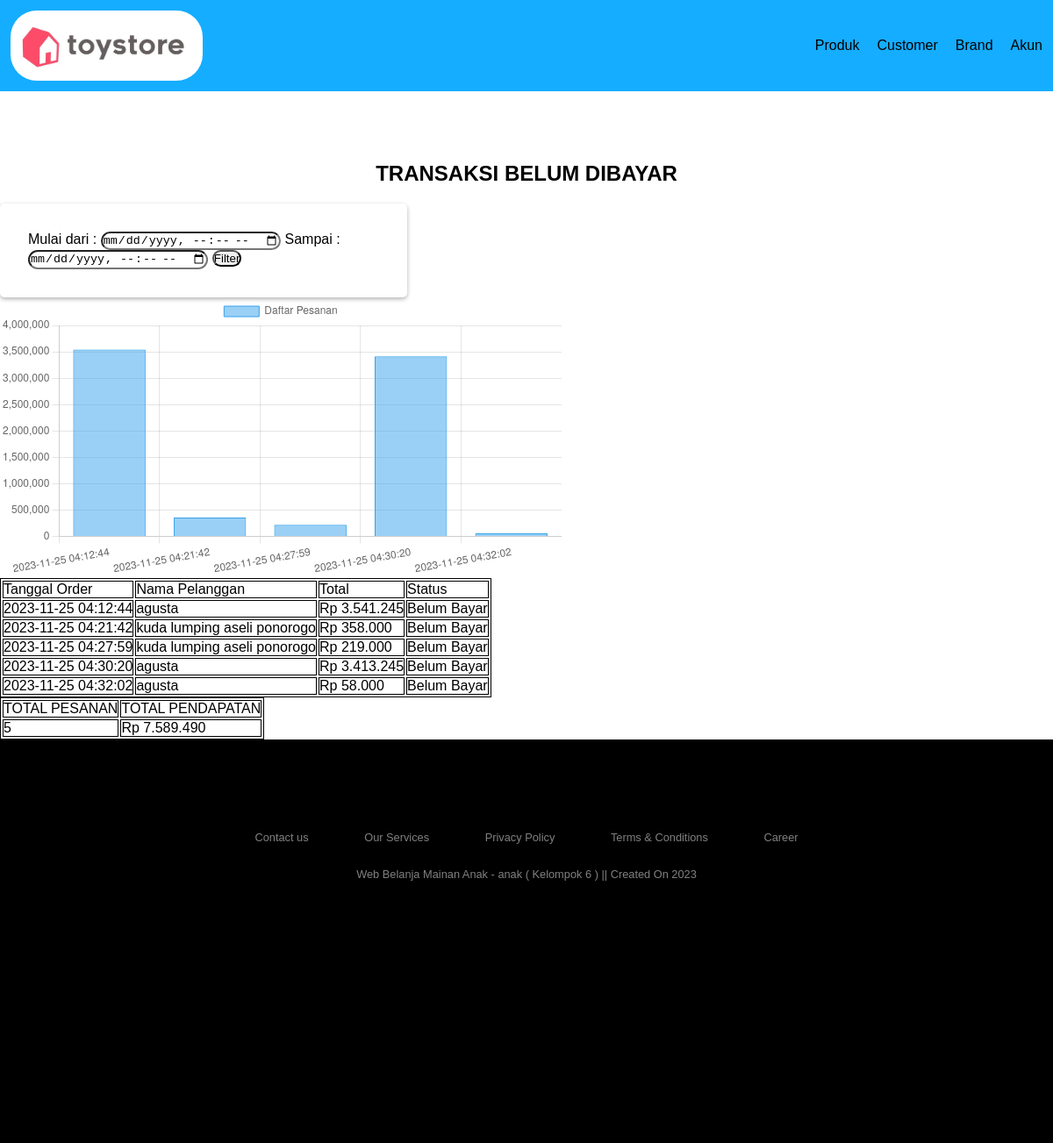
The app's page /app/admin/manager/belum_bayar.php (signed in) with its own data.
### tables this page shows
CREATE TABLE `order` (
  `ORDER_ID` int(11) NOT NULL,
  `USER_ID` varchar(12) DEFAULT NULL,
  `ORDER_TIME` timestamp NULL DEFAULT current_timestamp() ON UPDATE current_timestamp(),
  `TOTAL` bigint(20) NOT NULL,
  `PAYMENT_STATUS` tinyint(1) NOT NULL DEFAULT 0,
  `PAYMENT_METHOD` varchar(50) DEFAULT NULL
);

CREATE TABLE `user` (
  `USER_ID` varchar(12) NOT NULL,
  `USER_EMAIL` varchar(255) NOT NULL,
  `USER_NAME` varchar(50) NOT NULL,
  `USER_ADDRESS` varchar(255) NOT NULL,
  `USER_PHONE` text NOT NULL,
  `USER_PASSWORD` text NOT NULL,
  `USER_PASS` text DEFAULT NULL
);

### app/database.php (called while the page is built, shortened)
<?php
	function getSpecOrderDetail($table1, $table2, $con){
        try {
            $statement = DB->prepare("SELECT * FROM `$table1` JOIN `$table2` ON ".$table2.".".strtoupper($table2)."_ID = ".$table1.".".strtoupper($table2)."_ID WHERE PAYMENT_STATUS = $con");
            $statement->execute();
            return $statement->fetchAll(PDO::FETCH_ASSOC);
        } catch (PDOException $err) {
            echo $err->getMessage();
        }
	}
?>

### app/admin/manager/belum_bayar.php (the view, shortened to what this page needs)
<?php
    require("../../database.php");
    if (isset($_POST['submit'])) {
        $orders = getSpecDateOrderDetail('order', 'user', 0, $_POST['start'], $_POST['end']);
    } else {
        $orders = getSpecOrderDetail('order', 'user', 0);
    }
    $total = 0;
    $sum = 0;
    $labelChart = [];
    $valueChart = [];
?>
<!DOCTYPE html>
<html lang="en">
    <head>
        <link rel="stylesheet" type="text/css" href="../../../assets/css/style.css">
    </head>
    <body>
        <?php require '../../../assets/inc/navbar.inc'; ?>
        <div class="content">
            <h1>TRANSAKSI BELUM DIBAYAR</h1>
            <?php if (count($orders) > 0) { ?>
                <form action="belum_bayar.php" method="post">
                    <label>Mulai dari : </label>
                    <input type="datetime-local" name="start" value="<?php if (isset($_POST['submit'])) { echo $_POST['start']; } ?>">
                    <label>Sampai : </label>
                    <input type="datetime-local" name="end" value="<?php if (isset($_POST['submit'])) { echo $_POST['end']; } ?>">
                    <input type="submit" name="submit" value="Filter">
                </form>
                <div class="chart" style="position: relative; height:40vh; width:80vw">
                    <canvas id="myChart"></canvas>
                </div>
                <div class="tabel">
                    <table>
                        <tr>
                            <td>Tanggal Order</td>
                            <td>Nama Pelanggan</td>
                            <td>Total</td>
                            <td>Status</td>
                        </tr>
                        <?php foreach ($orders as $order) : ?>
                            <?php
                                array_push($labelChart, $order['ORDER_TIME']);
                                array_push($valueChart, $order['TOTAL']);
                                if (!$order['PAYMENT_STATUS']) {
                                    $stat = 'Belum Bayar';
                                }
                            ?>
                            <tr>
                                <td><?= $order['ORDER_TIME'] ?></td>
                                <td><?= $order['USER_NAME'] ?></td>
                                <td><?= "Rp " . number_format($order["TOTAL"], 0, ',', '.'); ?></td>
                                <td><?= $stat?></td>
                            </tr>
                            <?php
                                $total += 1;
                                $sum += $order['TOTAL'];
                            ?>
                        <?php endforeach; ?>
                    </table>
                    <table>
                        <tr>
                            <td>TOTAL PESANAN</td>
                            <td>TOTAL PENDAPATAN</td>
                        </tr>
                        <tr>
                            <td><?= $total ?></td>
                            <td><?= "Rp " . number_format($sum, 0, ',', '.'); ?></td>
                        </tr>
                    </table>
                </div>
            <?php } else {
                echo "<h2>Belum ada transaksi yang ditambahkan</h1>";
            } ?>
        </div>
        <script>
            var ctx = document.getElementById("myChart");
            var myChart = new Chart(ctx, {
                type: 'bar',
                data: {
                    labels: <?= json_encode($labelChart); ?>,
                    datasets: [{
                        label: 'Daftar Pesanan',
                        data: <?= json_encode($valueChart); ?>,
                        borderWidth: 1
                    }]
                },
                options: {
                    scales: {
                        y: {
                            beginAtZero: true
                        }
                    }
                }
            });
        </script>
        <?php require '../../../assets/inc/footer.inc'; ?>
    </body>
</html>

### assets/css/style.css (style rules this page uses)
* { margin: 0; padding: 0; }
h1 { font-size: 1.5em; text-align: center; margin-bottom: 20px; }
form { background-color: #fff; padding: 2em; border-radius: 5px; box-shadow: 0 2px 5px rgba(0, 0, 0, 0.3); width: 400px; }
body { font-family: 'Gill Sans', 'Gill Sans MT', Calibri, 'Trebuchet MS', sans-serif; }
input { border-radius: 12px; }
.content table, .content tr, .content td { border: 1px black solid; }

### records on screen
order: ORDER_TIME "2023-11-25 04:12:44", USER_ID.USER_NAME "agusta", TOTAL "3.541.245", PAYMENT_STATUS "Belum Bayar"
order: ORDER_TIME "2023-11-25 04:21:42", USER_ID.USER_NAME "kuda lumping aseli ponorogo", TOTAL "358.000", PAYMENT_STATUS "Belum Bayar"
order: ORDER_TIME "2023-11-25 04:27:59", USER_ID.USER_NAME "kuda lumping aseli ponorogo", TOTAL "219.000", PAYMENT_STATUS "Belum Bayar"
order: ORDER_TIME "2023-11-25 04:30:20", USER_ID.USER_NAME "agusta", TOTAL "3.413.245", PAYMENT_STATUS "Belum Bayar"
order: ORDER_TIME "2023-11-25 04:32:02", USER_ID.USER_NAME "agusta", TOTAL "58.000", PAYMENT_STATUS "Belum Bayar"

### other values on screen
$total "5"
$sum "7.589.490"
chart data {{ json_encode($valueChart) }} [3541245,358000,219000,3413245,58000]
